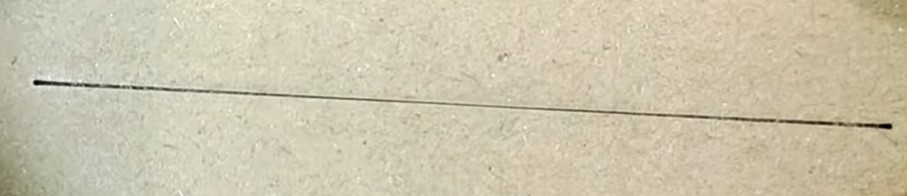
#> input picture Task2/line.jpg, 907 x 196 px
$ python line_detect3.py
#> lines starting #> are read from the running program, lines starting #| are printed output that depends on the picture; after the words box and inside, x2 and y2 are one past the last pixel; in counts of white or black regions, pixels touching at a corner belong together
import cv2
import numpy as np
# Load and convert image to grayscale
image = cv2.imread("line.jpg")
#> image is the input picture: shape (196, 907, 3); mean B, G, R 174.1, 197.8, 205.1
gray_image = cv2.cvtColor(image, cv2.COLOR_BGR2GRAY)
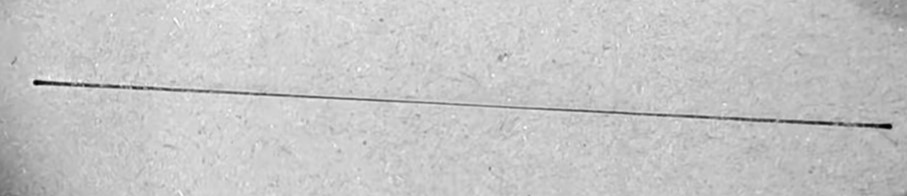
#> gray_image: shape (196, 907); min 1, max 253, mean 197.3

# Apply edge detection
edges = cv2.Canny(gray_image, 50, 150)
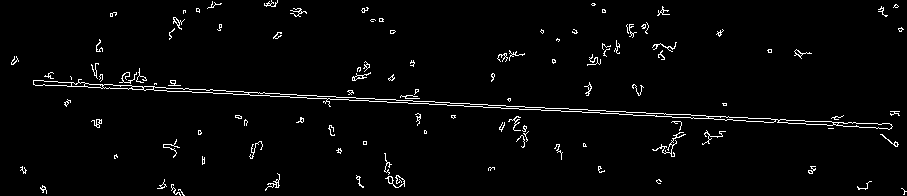
#> edges: shape (196, 907); 2.5% white in thin lines or dots

# Detect lines using Hough Transform
lines = cv2.HoughLinesP(edges, rho=1, theta=np.pi/180, threshold=100,
                         minLineLength=50, maxLineGap=10)
#> lines = [[179, 91, 891, 128], [33, 80, 817, 121], [33, 83, 178, 91]]

# Draw lines on the image (optional)
for line in lines:
    x1, y1, x2, y2 = line[0]
    cv2.line(image, (x1, y1), (x2, y2), (0, 255, 0), 2)
#> this loop made 3 passes
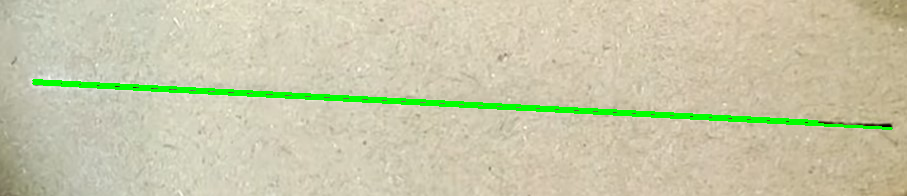
#> image: shape (196, 907, 3); 2.77% of pixels changed, all inside (x1, y1, x2, y2) = (32, 79, 893, 130)

# Display or save the image (optional)
cv2.imshow("Image with Detected Lines", image)
cv2.waitKey(0)
cv2.destroyAllWindows()
